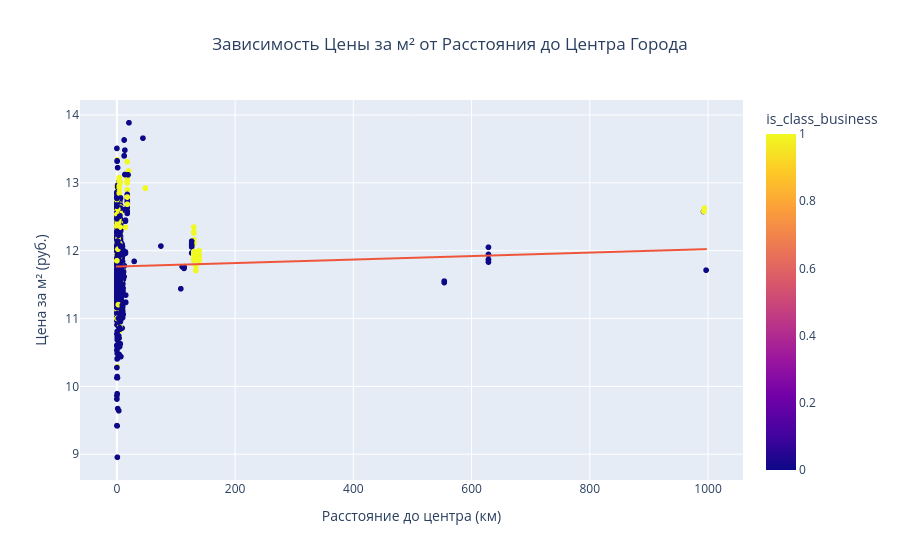

The notebook cell this image was saved under:
### Markdown cell above
**Выводы:**
- Существует положительная зависимость между площадью квартиры и её ценой, что соответствует рыночной логике.
- Разные города имеют разные облака точек, что указывает на разную ценовую динамику по городам при одинаковой площади.
- В некоторых городах цена за м² выше, в других - ниже при одинаковой площади.

**Гипотезы:**
- Линейная или близкая к линейной зависимость предполагает, что площадь является сильным предиктором цены.
- Различия в расположении облаков по городам могут объясняться факторами: уровень жизни, местоположение, престиж района.
- Нелинейность на графике может указывать на элитный сегмент, где цена растет непропорционально площади.

### Code cell
# Диаграмма рассеяния для расстояния до центра и цены за м²
fig_scatter_dist_price = px.scatter(
    df.sample(5000) if len(df) > 5000 else df,
    x='dist_to_city_center',
    y='Цена_за_квадратный_метр',
    color='is_class_business', 
    trendline='ols', 
    title='Зависимость Цены за м² от Расстояния до Центра Города',
    labels={'dist_to_city_center': 'Расстояние до центра (км)', 'Цена_за_квадратный_метр': 'Цена за м² (руб.)'}
)

fig_scatter_dist_price.update_layout(title_x=0.5)
fig_scatter_dist_price.show()

### Figure 1 — Plotly figure (JSON) as saved in the notebook; plotly's stock layout.template omitted (floating-point values rounded to 4 significant figures; data arrays with more than 128 entries replaced by an {"elided": "..."} marker saying what was removed)
{"data": [{"hovertemplate": "Расстояние до центра (км)=%{x}<br>Цена за м² (руб.)=%{y}<br>is_class_business=%{marker.color}<extra></extra>", "legendgroup": "", "marker": {"color": {"elided": "5000 int values"}, "coloraxis": "coloraxis", "symbol": "circle"}, "mode": "markers", "name": "", "showlegend": false, "type": "scattergl", "x": {"elided": "5000 float values"}, "xaxis": "x", "y": {"elided": "5000 float values"}, "yaxis": "y"}, {"hovertemplate": "<b>OLS trendline</b><br>Цена_за_квадратный_метр = 0.000257366 * dist_to_city_center + 11.7661<br>R<sup>2</sup>=0.001216<br><br>Расстояние до центра (км)=%{x}<br>Цена за м² (руб.)=%{y} <b>(trend)</b><extra></extra>", "legendgroup": "", "marker": {"symbol": "circle"}, "mode": "lines", "name": "", "showlegend": false, "type": "scattergl", "x": {"elided": "5000 float values"}, "xaxis": "x", "y": {"elided": "5000 float values"}, "yaxis": "y"}], "layout": {"coloraxis": {"colorbar": {"title": {"text": "is_class_business"}}, "colorscale": [[0, "#0d0887"], [0.1111, "#46039f"], [0.2222, "#7201a8"], [0.3333, "#9c179e"], [0.4444, "#bd3786"], [0.5556, "#d8576b"], [0.6667, "#ed7953"], [0.7778, "#fb9f3a"], [0.8889, "#fdca26"], [1, "#f0f921"]]}, "legend": {"tracegroupgap": 0}, "title": {"text": "Зависимость Цены за м² от Расстояния до Центра Города", "x": 0.5}, "xaxis": {"anchor": "y", "domain": [0, 1], "title": {"text": "Расстояние до центра (км)"}}, "yaxis": {"anchor": "x", "domain": [0, 1], "title": {"text": "Цена за м² (руб.)"}}}}
